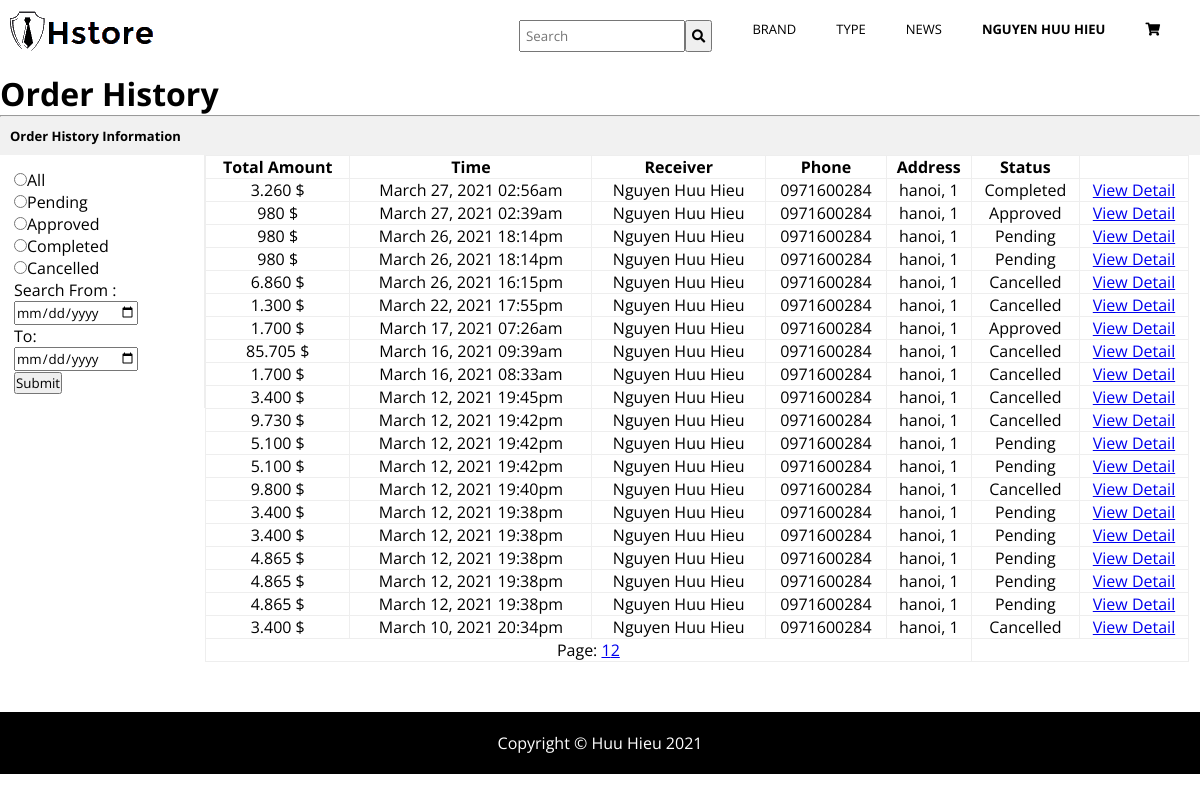
The page /customer/modules/invoices/history.php (signed in) on the database its author committed.
### tables this page shows
CREATE TABLE `invoices` (
  `id` int(11) NOT NULL,
  `create_at` timestamp NULL DEFAULT NULL,
  `total_amounts` float NOT NULL,
  `receiver` varchar(100) NOT NULL,
  `phone` varchar(20) NOT NULL,
  `address` varchar(255) NOT NULL,
  `status` tinyint(1) NOT NULL,
  `id_customer` int(11) NOT NULL,
  `id_admin` int(11) DEFAULT NULL,
  `note` varchar(100) DEFAULT NULL
);

### customer/modules/invoices/history.php (the view, shortened to what this page needs)
<?php
require_once('customer/template/version1/header.php');
$id_customer = $_SESSION['user']['id'];
if(isset($_GET['paid'])) {
	$ii=$_GET['paid'];
		$ii=trim($ii);
		$sql = "SELECT * FROM invoices WHERE id_customer = '$id_customer' AND status = $ii ";
		if($ii ==5){
			$sql = "SELECT * FROM invoices WHERE id_customer = '$id_customer' ";
		}
		$check = $ii;
		if(isset($_GET['daddy'])){
			if(isset($_GET['from']) && isset($_GET['to']) && !empty($_GET['from']) && !empty($_GET['to'])){
				$from=$_GET['from'];
				$to=$_GET['to'];
				$sql.=" and create_at between '".$from."' and '". $to."' ";
			}
		}
}
else if(!isset($_GET['daddy'])){
	$sql = "SELECT * FROM invoices WHERE id_customer = '$id_customer' ";
}
else{
	$sql = "SELECT * FROM invoices WHERE id_customer = '$id_customer' ";
}
if (!isset($_GET['page'])) {
	$present_page = 1;
}else{
	$present_page = $_GET['page'];
}
$query = mysqli_query($connection,$sql);
$totalInvoices = mysqli_num_rows($query);
$limit = 20;
$totalPage = ceil($totalInvoices/$limit);
$skip = ($present_page - 1)*$limit;
$sql = $sql. " ORDER BY id DESC LIMIT $limit OFFSET $skip";
$query = mysqli_query($connection,$sql);
?>
<div class="historyCart">
	<h1>Order History</h1>
	<hr>
	<h4> Order History Information</h4>
	<div id="cleft">
		<form action="index.php?s=invoices&act=history&" method="GET">
			<input type="radio" name="paid" <?php if(isset($check) && $check ==5) echo "checked"; ?> value="5">All <br>
			<input type="radio" name="paid" <?php if(isset($check) && $check ==1) echo "checked"; ?> value="1">Pending <br>
			<input type="radio" name="paid" <?php if(isset($check) && $check ==2) echo "checked"; ?> value="2">Approved <br>
			<input type="radio" name="paid" <?php if(isset($check) && $check ==3) echo "checked"; ?> value="3">Completed <br>
			<input type="radio" name="paid" <?php if(isset($check) && $check ==0) echo "checked"; ?> value="0">Cancelled <br>
			Search From : <br>
			<input type="date" name="from" value="<?php if(isset($from) && !empty($from)){ echo $from;} else{echo "";} ?>" required=""><br>
			To: <br>
			<input type="date" name="to" value="<?php if(isset($to) && !empty($to)){ echo $to;} else{echo "";} ?>" required=""><br>
			<input type="Submit" name="daddy">
		</form>
	</div>
	<div id="cright">
		<table>
			<tr>
				<th>Total Amount</th>
				<th>Time</th>
				<th>Receiver</th>
				<th>Phone</th>
				<th>Address</th>
				<th>Status</th>
				<th></th>
			</tr>
			<?php foreach ($query as $row): ?>
				<tr>
					<td><?php echo number_format($row['total_amounts'],0,'','.')." $"; ?></td>
					<td><?php echo date("F j, Y H:ia", strtotime($row['create_at'])); ?></td>
					<td><?php echo $row['receiver'] ?></td>
					<td><?php echo $row['phone'] ?></td>
					<td><?php echo $row['address'] ?></td>
					<td>
						<?php
						switch ($row['status']) {
							case '1':
							echo "Pending";
							break;
							case '2':
							echo "Approved";
							break;
							case '3':
							echo "Completed";
							break;
							case '0':
							echo "Cancelled";
							break;
						}
						?>
					</td>
					<td><a href="?s=invoices&act=detail&id=<?php echo $row['id'] ?>">View Detail</a></td>
				</tr>
			<?php endforeach ?>
			<tr>
				<td colspan="5">
					Page:
					<?php
					$paid = "";
					if (isset($_GET['paid'])) {
						$paid = $_GET['paid'];
					}
					else{
						$paid=5;
					}
					for ($i=1; $i <= $totalPage ; $i++) {
  						if(!isset($from) && !isset($to)){
  							echo "<a href='?s=invoices&act=history&paid=".$paid."&page=$i&daddy=Submit'>".$i."</a>";
  						}
  						else{
  							echo "<a href='?s=invoices&act=history&paid=".$paid."&page=$i&from=$from&to=$to&daddy=Submit'".">".$i."</a>";
  						}
					} ?>
				</td>
			</tr>
		</table>
	</div>
</div>
<?php
require_once('customer/template/version1/footer.php'); ?>

### customer/template/version1/header.php (style rules this page uses)
html { scroll-behavior: smooth; }
* { padding: 0; margin: 0; font-family: 'Open Sans', sans-serif; }
body { height: 100%; }

### customer/modules/invoices/history.php (style rules this page uses)
.historyCart { width: 100%; }
.historyCart #cleft { width: 17%; float: left; border-right: 1px solid #eee; }
.historyCart #cleft form { padding: 14px; }
.historyCart #cright { width: 82%; float: left; }
.historyCart #cright table { text-align: center; width: 100%; }
.historyCart table,tr,td,th { border:1px solid #eee; border-collapse: collapse; }
h4 { font-size: 13px; box-sizing: border-box; width: 100%; padding: 10px; background: #f1f1f1; }

### rows shown on the page
invoices: total_amounts "3.260", create_at "March 27, 2021 02:56am", receiver "Nguyen Huu Hieu", phone "0971600284", address "hanoi, 1", status "Completed"
invoices: total_amounts "980", create_at "March 27, 2021 02:39am", receiver "Nguyen Huu Hieu", phone "0971600284", address "hanoi, 1", status "Approved"
invoices: total_amounts "980", create_at "March 26, 2021 18:14pm", receiver "Nguyen Huu Hieu", phone "0971600284", address "hanoi, 1", status "Pending"
invoices: total_amounts "980", create_at "March 26, 2021 18:14pm", receiver "Nguyen Huu Hieu", phone "0971600284", address "hanoi, 1", status "Pending"
invoices: total_amounts "6.860", create_at "March 26, 2021 16:15pm", receiver "Nguyen Huu Hieu", phone "0971600284", address "hanoi, 1", status "Cancelled"
invoices: total_amounts "1.300", create_at "March 22, 2021 17:55pm", receiver "Nguyen Huu Hieu", phone "0971600284", address "hanoi, 1", status "Cancelled"
invoices: total_amounts "1.700", create_at "March 17, 2021 07:26am", receiver "Nguyen Huu Hieu", phone "0971600284", address "hanoi, 1", status "Approved"
invoices: total_amounts "85.705", create_at "March 16, 2021 09:39am", receiver "Nguyen Huu Hieu", phone "0971600284", address "hanoi, 1", status "Cancelled"
invoices: total_amounts "1.700", create_at "March 16, 2021 08:33am", receiver "Nguyen Huu Hieu", phone "0971600284", address "hanoi, 1", status "Cancelled"
invoices: total_amounts "3.400", create_at "March 12, 2021 19:45pm", receiver "Nguyen Huu Hieu", phone "0971600284", address "hanoi, 1", status "Cancelled"
invoices: total_amounts "9.730", create_at "March 12, 2021 19:42pm", receiver "Nguyen Huu Hieu", phone "0971600284", address "hanoi, 1", status "Cancelled"
invoices: total_amounts "5.100", create_at "March 12, 2021 19:42pm", receiver "Nguyen Huu Hieu", phone "0971600284", address "hanoi, 1", status "Pending"
invoices: total_amounts "5.100", create_at "March 12, 2021 19:42pm", receiver "Nguyen Huu Hieu", phone "0971600284", address "hanoi, 1", status "Pending"
invoices: total_amounts "9.800", create_at "March 12, 2021 19:40pm", receiver "Nguyen Huu Hieu", phone "0971600284", address "hanoi, 1", status "Cancelled"
invoices: total_amounts "3.400", create_at "March 12, 2021 19:38pm", receiver "Nguyen Huu Hieu", phone "0971600284", address "hanoi, 1", status "Pending"
invoices: total_amounts "3.400", create_at "March 12, 2021 19:38pm", receiver "Nguyen Huu Hieu", phone "0971600284", address "hanoi, 1", status "Pending"
invoices: total_amounts "4.865", create_at "March 12, 2021 19:38pm", receiver "Nguyen Huu Hieu", phone "0971600284", address "hanoi, 1", status "Pending"
invoices: total_amounts "4.865", create_at "March 12, 2021 19:38pm", receiver "Nguyen Huu Hieu", phone "0971600284", address "hanoi, 1", status "Pending"
invoices: total_amounts "4.865", create_at "March 12, 2021 19:38pm", receiver "Nguyen Huu Hieu", phone "0971600284", address "hanoi, 1", status "Pending"
invoices: total_amounts "3.400", create_at "March 10, 2021 20:34pm", receiver "Nguyen Huu Hieu", phone "0971600284", address "hanoi, 1", status "Cancelled"

### other values the page prints
$_SESSION['user']['name'] "NGUYEN HUU HIEU"
